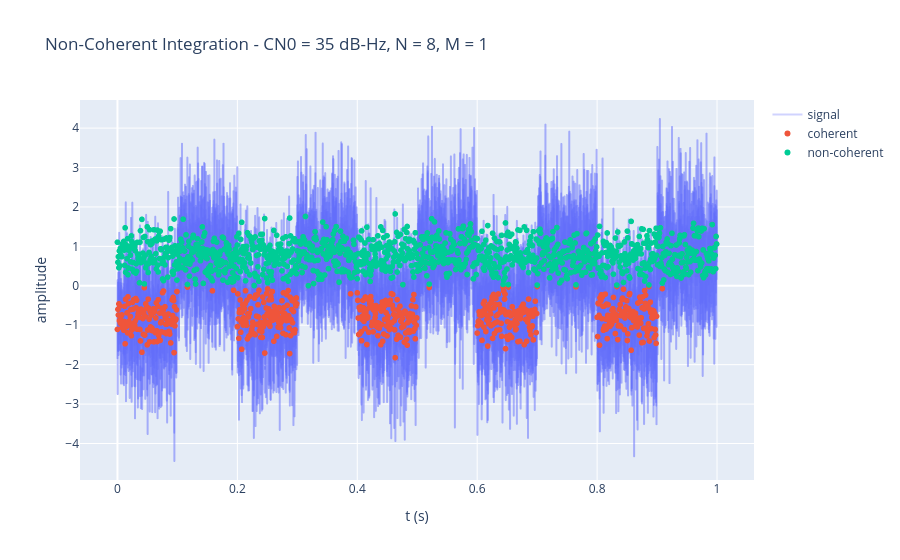

Source (notebook cell):
### Code cell
# non-coherent integration length - number of coherent intervals
M = widgets.IntSlider( value=1, min=1, max=10, step=1, description="M (intervals)", continuous_update=False )

# one plot, redrawn in place when any slider moves
display( M )
nonCoherentPlot = display( plotNonCoherent( t, signal, CN0.value, N.value, M.value )._repr_mimebundle_(), raw=True, display_id=True )
redrawNonCoherent = lambda change: nonCoherentPlot.update( plotNonCoherent( t, signal, CN0.value, N.value, M.value )._repr_mimebundle_(), raw=True )
M.observe( redrawNonCoherent, names="value" )
N.observe( redrawNonCoherent, names="value" )
CN0.observe( redrawNonCoherent, names="value" )

### Figure 1 — Plotly figure (JSON) as saved in the notebook; plotly's stock layout.template omitted (floating-point values rounded to 4 significant figures; data arrays with more than 128 entries replaced by an {"elided": "..."} marker saying what was removed)
{"data": [{"mode": "lines", "name": "signal", "opacity": 0.3, "type": "scattergl", "x": {"elided": "10000 float values"}, "y": {"elided": "10000 float values"}}, {"mode": "markers", "name": "coherent", "type": "scattergl", "x": {"elided": "1250 float values"}, "y": {"elided": "1250 float values"}}, {"mode": "markers", "name": "non-coherent", "type": "scattergl", "x": {"elided": "1250 float values"}, "y": {"elided": "1250 float values"}}], "layout": {"title": {"text": "Non-Coherent Integration - CN0 = 35 dB-Hz, N = 8, M = 1"}, "xaxis": {"title": {"text": "t (s)"}}, "yaxis": {"title": {"text": "amplitude"}}}}
